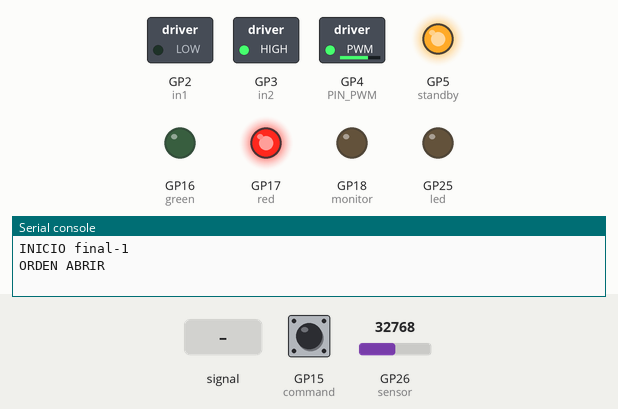
This program was run on a simulated Raspberry Pi Pico running MicroPython. Parts: switched loads named in the program (green lamp = pin HIGH), output pins drawn as LEDs (lit = HIGH), the last lines printed to the serial console. Inputs (shaded band) come from the test bench; at power-on: GP15 (command) HIGH, GP26 (sensor) = 32768 (analog values on the 0–65535 scale).

Above: at 1.2 s.
1.3 s: GP26 (sensor) fed a 2 Hz sine of ±19660 counts around its level
At 1.88 s:
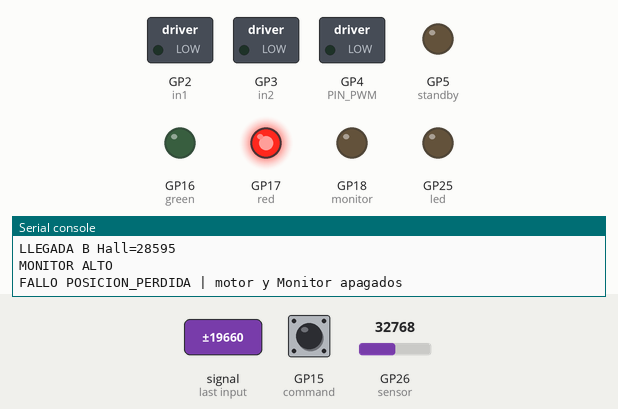
At 2.63 s:
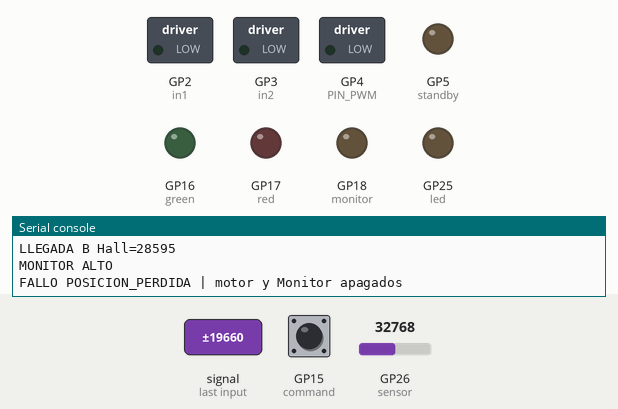
Timing chart, 0 to 34.9 s (numbered marks = the images above; inputs shaded):
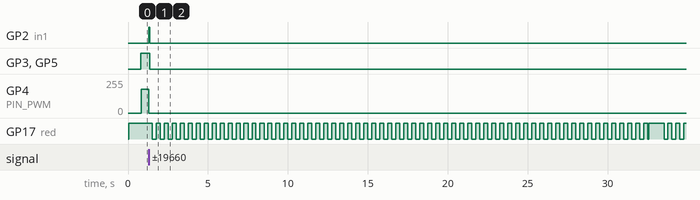

Measured:
- after the input at 1.3 s, GP2 (in1): LOW → HIGH at once, → LOW 0.05 s later; GP3 (in2), GP5 (standby): HIGH → LOW after 0.05 s instead of 2.5 s; GP4 (PIN_PWM): 178/255 → 0/255 after 0.00 s instead of 2.5 s

The program:

main.py
```python
"""Instalar como /main.py junto a la carpeta /pico_final/."""
from machine import Pin

# Pines fijos de apagado, incluso si la configuracion no puede importarse.
Pin(18, Pin.OUT, value=0)
Pin(5, Pin.OUT, value=0)
Pin('LED', Pin.OUT, value=0)

from pico_final.runtime import run

run()
```

runtime.py
```python
"""Ejecucion permanente sin archivos; recuperacion y freno no bloqueantes."""
from .controller import Controller, configuration_errors


def validate(c):
    try:
        errors = configuration_errors(c)
        for name in ('STARTUP_MS', 'SETTLE_MS', 'HALL_STABLE_MS',
                     'COMMAND_STABLE_MS', 'REVERSE_PAUSE_MS', 'RAMP_MS',
                     'BRAKE_MS', 'LOOP_MS', 'RECOVERY_WAIT_MS',
                     'RECOVERY_VALID_MS', 'FAULT_BLINK_MS', 'CONSOLE_PENDING'):
            value = getattr(c, name)
            if type(value) is not int or value <= 0:
                errors.append(name)
        if not 1 <= c.HALL_SAMPLES <= 32 or type(c.HALL_SAMPLES) is not int:
            errors.append('HALL_SAMPLES')
        if type(c.WATCHDOG_MS) is not int or not 100 <= c.WATCHDOG_MS <= 8388:
            errors.append('WATCHDOG_MS')
        if type(c.PWM_HZ) is not int or not 1000 <= c.PWM_HZ <= 100000:
            errors.append('PWM_HZ')
        if c.VM_MONITOR_ENABLED:
            errors.append('VM_NO_INSTALADO')
        # El apagado de emergencia del lanzador corresponde a este montaje.
        pins = (c.PIN_STBY, c.PIN_MONITOR, c.PIN_IN1, c.PIN_IN2, c.PIN_PWM,
                c.PIN_COMMAND, c.PIN_HALL, c.PIN_GREEN, c.PIN_RED)
        if pins != (5, 18, 2, 3, 4, 15, 26, 16, 17):
            errors.append('PINOUT_MONTAJE')
        return errors
    except (AttributeError, TypeError, ValueError) as error:
        return ['CONFIG_INCOMPLETA: ' + str(error)]


class Clock:
    """Extiende ticks_ms usando ticks_diff, incluso al cruzar su desbordamiento."""
    def __init__(self, tick, diff):
        self.previous, self.diff, self.now = tick, diff, 0

    def update(self, tick):
        self.now += self.diff(tick, self.previous)
        self.previous = tick
        return self.now


class Engine:
    def __init__(self, c, hw, watchdog_reset=False):
        self.c, self.hw = c, hw
        self.active = 0
        self.brake_since = None
        self.brake_command = None
        self.monitor_on = False
        self.signal = None
        self.last_signal = None
        self.last_state = None
        self.pending = []
        self.fault = None
        self.fault_since = None
        self.valid_since = None
        self.valid_command = None
        self.hw.stop()
        self.errors = validate(c)
        self.control = None if self.errors else Controller(c)
        self.event('INICIO ' + c.VERSION)
        if self.errors:
            self.trip('CONFIG: ' + ', '.join(self.errors), 0)
        elif watchdog_reset:
            self.trip('RESET_WATCHDOG', 0)

    def event(self, message):
        # Diagnostico de consola acotado: no escribir flash ni bloquear el motor.
        limit = self.c.CONSOLE_PENDING if not self.errors else 16
        if len(self.pending) >= limit:
            self.pending.pop(0)
        self.pending.append(message)

    def trip(self, reason, now):
        self.hw.stop()
        self.active, self.brake_since = 0, None
        self.monitor_on = False
        self.fault, self.fault_since = reason, now
        self.valid_since, self.valid_command = None, None
        if self.control:
            self.control.was_moving = False
        self.event('FALLO ' + reason + ' | motor y Monitor apagados')

    def _recover(self, now, command, valid):
        self.hw.stop()
        if self.errors or now - self.fault_since < self.c.RECOVERY_WAIT_MS:
            return
        if not valid or command not in (0, 1):
            self.valid_since, self.valid_command = None, None
            return
        if command != self.valid_command or self.valid_since is None:
            self.valid_command, self.valid_since = command, now
        elif now - self.valid_since >= self.c.RECOVERY_VALID_MS:
            self.control = Controller(self.c)
            self.fault, self.fault_since = None, None
            self.last_state = None
            self.event('RECUPERACION | orden actual ' + ('CERRAR' if command == 0 else 'ABRIR'))

    def tick(self, now, command, hall, low, high):
        c = self.c
        valid = c.HALL_MIN < low <= hall <= high < c.HALL_MAX
        if self.fault:
            self._recover(now, command, valid)
            self.hw.indicators(None, True, now, c.FAULT_BLINK_MS)
            return
        if not valid:
            self.trip('HALL_INVALIDO min=%s max=%s' % (low, high), now)
            self.hw.indicators(None, True, now, c.FAULT_BLINK_MS)
            return
        out = self.control.step(now, command, hall, None)
        self.signal = out['signal']
        if self.signal is not None and self.signal != self.last_signal:
            self.event('ORDEN ' + ('CERRAR' if self.signal == 0 else 'ABRIR'))
            self.last_signal = self.signal
        if out['fault']:
            self.trip(out['fault'], now)
            self.hw.indicators(None, True, now, c.FAULT_BLINK_MS)
            return
        direction = out['direction']
        if not out['monitor']:
            self.hw.monitor.off()  # Antes de habilitar motor o freno.
        if self.brake_since is not None:
            if command != self.brake_command or now - self.brake_since >= c.BRAKE_MS:
                self.hw.stop()
                self.brake_since = None
            direction = 0
        elif not direction:
            reached = (hall >= c.HALL_A_ENTER if self.control.target == 'A'
                       else hall <= c.HALL_B_ENTER)
            if self.active and self.signal is not None and reached:
                self.hw.brake()
                self.brake_since, self.brake_command = now, command
            else:
                self.hw.stop()
        else:
            if direction != self.active:
                self.hw.stop()
            self.hw.drive(direction, out['duty'])
        self.active = direction
        # Contabilizar solo la marcha efectivamente aplicada, no el freno.
        self.control.was_moving = bool(direction)
        monitor = bool(out['monitor'] and not direction and self.brake_since is None)
        self.hw.monitor.value(monitor)
        if monitor != self.monitor_on:
            self.event('MONITOR ' + ('BAJO / ABIERTO' if monitor else 'ALTO'))
        self.monitor_on = monitor
        if out['state'] == 'DETENIDO' and self.last_state != 'DETENIDO':
            self.event('LLEGADA ' + self.control.target + ' Hall=' + str(hall))
        self.last_state = out['state']
        self.hw.indicators(self.signal, False, now, c.FAULT_BLINK_MS)

    def flush_console(self, emit):
        # Una linea por ciclo y SOLO con el puente apagado, tampoco durante freno.
        if not self.active and self.brake_since is None and self.pending:
            emit(self.pending.pop(0))


def run(c=None, machine_module=None, time_module=None, hardware_factory=None,
        emit=print):
    if c is None:
        from . import config as c
    if machine_module is None:
        import machine as machine_module
    if time_module is None:
        import time as time_module
    # Apagar antes de validar config o inicializar el resto del hardware.
    pin = machine_module.Pin
    pin(18, pin.OUT, value=0)
    pin(5, pin.OUT, value=0)
    pin('LED', pin.OUT, value=0)
    errors = validate(c)
    if errors:
        emit('CONFIG BLOQUEADA: ' + ', '.join(errors))
        red = pin(17, pin.OUT, value=0)
        watchdog = machine_module.WDT(timeout=1000)
        while True:
            pin(18, pin.OUT, value=0)
            pin(5, pin.OUT, value=0)
            red.value((time_module.ticks_ms() // 250) % 2)
            watchdog.feed()
            time_module.sleep_ms(50)
    if hardware_factory is None:
        from .hardware import Hardware as hardware_factory
    hw = hardware_factory(c)
    watchdog = machine_module.WDT(timeout=c.WATCHDOG_MS)
    clock = Clock(time_module.ticks_ms(), time_module.ticks_diff)
    engine = Engine(c, hw, machine_module.reset_cause() == machine_module.WDT_RESET)
    cancelled = False
    try:
        while True:
            try:
                now = clock.update(time_module.ticks_ms())
                if cancelled:
                    hw.stop()
                    hw.indicators(None, True, now, c.FAULT_BLINK_MS)
                else:
                    try:
                        engine.tick(now, *hw.read(c.HALL_SAMPLES))
                        watchdog.feed()
                        engine.flush_console(emit)
                    except Exception as error:
                        engine.trip('EXCEPCION ' + str(error)[:160], now)
                watchdog.feed()
                time_module.sleep_ms(c.LOOP_MS)
            except KeyboardInterrupt:
                hw.stop()
                if cancelled:
                    raise  # Segundo Ctrl+C permite acceso REPL; WDT sigue activo.
                cancelled = True  # Primero cancela incluso durante sleep_ms.
                engine.pending = []
                emit('CANCELADO | salidas apagadas; reiniciar para volver a controlar')
    finally:
        hw.stop()
```

controller.py
```python
"""Maquina de estados sin dependencias de hardware; tiempo monotono en ms."""


class Stable:
    def __init__(self, delay):
        self.delay = delay
        self.candidate = None
        self.since = 0

    def update(self, value, now):
        if value != self.candidate:
            self.candidate, self.since = value, now
        return value if now - self.since >= self.delay else None


def configuration_errors(c):
    errors = []
    if c.OPEN_END not in ('A', 'B'):
        errors.append('OPEN_END')
    if c.A_DIRECTION not in (-1, 1):
        errors.append('A_DIRECTION')
    if not isinstance(c.MOTION_TIMEOUT_MS, int) or not 50 <= c.MOTION_TIMEOUT_MS <= 10000:
        errors.append('MOTION_TIMEOUT_MS')
    if not (c.HALL_MIN < c.HALL_B_ENTER < c.HALL_B_EXIT < c.HALL_A_EXIT < c.HALL_A_ENTER < c.HALL_MAX):
        errors.append('HALL_THRESHOLDS')
    if not 0 < c.PWM_START <= c.PWM_RUN <= 1:
        errors.append('PWM')
    return errors


class Controller:
    def __init__(self, cfg):
        self.c = cfg
        self.errors = configuration_errors(cfg)
        self.state = 'INICIO'
        self.fault = None
        self.target = None
        self.position = 'MID'
        self.hall_filter = Stable(cfg.HALL_STABLE_MS)
        self.command_filter = Stable(cfg.COMMAND_STABLE_MS)
        self.ready_since = None
        self.wait_since = 0
        self.move_since = 0
        self.motion_budget = 0
        self.last_now = 0
        self.was_moving = False
        self.settle_since = 0

    def fail(self, reason):
        self.fault = reason
        self.state = 'FALLO'

    def _hall(self, value):
        c = self.c
        if self.position == 'A' and value > c.HALL_A_EXIT:
            return 'A'
        if self.position == 'B' and value < c.HALL_B_EXIT:
            return 'B'
        if value >= c.HALL_A_ENTER:
            return 'A'
        if value <= c.HALL_B_ENTER:
            return 'B'
        return 'MID'

    def step(self, now, command, hall, vm):
        c = self.c
        dt = max(0, now - self.last_now)
        self.last_now = now
        if self.was_moving:
            self.motion_budget += dt
        self.was_moving = False
        signal = self.command_filter.update(command, now)
        hall_valid = c.HALL_MIN < hall < c.HALL_MAX
        self.position = self._hall(hall) if hall_valid else 'INVALID'
        position = self.hall_filter.update(self.position, now)
        out = {'state': self.state, 'direction': 0, 'duty': 0.0,
               'monitor': False, 'signal': signal, 'position': position, 'fault': self.fault}
        if not c.DRIVE_ENABLED:
            self.state = 'DIAGNOSTICO'
        elif self.errors:
            self.fail('CONFIG: ' + ', '.join(self.errors))
        elif not self.fault:
            if not hall_valid:
                self.fail('HALL_INVALIDO')
            elif getattr(c, 'VM_MONITOR_ENABLED', True) and (vm is None or not c.VM_MIN <= vm <= c.VM_MAX):
                if self.ready_since is not None and self.state != 'INICIO':
                    self.fail('ALIMENTACION')
                self.ready_since = None
            else:
                if self.ready_since is None:
                    self.ready_since = now
                if now - self.ready_since >= c.STARTUP_MS and signal is not None and position is not None:
                    destination = c.OPEN_END if signal == 1 else ('B' if c.OPEN_END == 'A' else 'A')
                    if destination != self.target:
                        self.target = destination
                        self.motion_budget = 0  # Nueva orden confirmada, presupuesto nuevo.
                        self.wait_since = now
                        self.state = 'PAUSA'
                    if position == destination:
                        if self.state not in ('ASENTANDO', 'DETENIDO') or self.settle_since is None:
                            self.settle_since = now
                            self.state = 'ASENTANDO'
                        if now - self.settle_since >= c.SETTLE_MS:
                            self.state = 'DETENIDO'
                            self.motion_budget = 0
                        out['monitor'] = bool(c.MONITOR_ENABLED and self.state == 'DETENIDO'
                                              and position == c.OPEN_END and signal == 1)
                    elif self.state in ('ASENTANDO', 'DETENIDO'):
                        self.fail('POSICION_PERDIDA')
                    elif self.motion_budget >= c.MOTION_TIMEOUT_MS:
                        self.fail('TIMEOUT')
                    elif now - self.wait_since >= c.REVERSE_PAUSE_MS:
                        if self.state != 'MOVIENDO':
                            self.move_since = now
                        self.state = 'MOVIENDO'
                        ramp = min(1.0, (now - self.move_since) / max(1, c.RAMP_MS))
                        out['direction'] = c.A_DIRECTION if destination == 'A' else -c.A_DIRECTION
                        out['duty'] = c.PWM_START + (c.PWM_RUN - c.PWM_START) * ramp
                        self.was_moving = True
                elif self.state == 'MOVIENDO':
                    self.state = 'PAUSA'
                    self.wait_since = now
                elif self.state in ('ASENTANDO', 'DETENIDO'):
                    # Ruido de comando/Hall invalida el asentamiento anterior.
                    # Reiniciar el intervalo cuando AMBAS lecturas sean estables.
                    self.state = 'ASENTANDO'
                    self.settle_since = None
        if self.fault:
            out['direction'], out['duty'], out['monitor'] = 0, 0.0, False
            self.was_moving = False
        out['state'], out['fault'] = self.state, self.fault
        return out
```

hardware.py
```python
"""TB6612, Hall y Monitor. Sin menus, archivos ni LED integrado de actividad."""
from machine import Pin, PWM, ADC


class Hardware:
    def __init__(self, c):
        self.standby = Pin(c.PIN_STBY, Pin.OUT, value=0)
        self.monitor = Pin(c.PIN_MONITOR, Pin.OUT, value=0)
        self.led = Pin('LED', Pin.OUT, value=0)
        self.in1 = Pin(c.PIN_IN1, Pin.OUT, value=0)
        self.in2 = Pin(c.PIN_IN2, Pin.OUT, value=0)
        self.pwm = PWM(Pin(c.PIN_PWM))
        self.pwm.duty_u16(0)
        self.pwm.freq(c.PWM_HZ)
        self.command = Pin(c.PIN_COMMAND, Pin.IN, Pin.PULL_UP)
        self.command.irq(handler=None)  # Retirar tambien un IRQ de pruebas previas.
        self.sensor = ADC(c.PIN_HALL)
        self.green = Pin(c.PIN_GREEN, Pin.OUT, value=0)
        self.red = Pin(c.PIN_RED, Pin.OUT, value=0)

    def stop(self):
        self.monitor.off()
        self.standby.off()
        self.pwm.duty_u16(0)
        self.in1.off()
        self.in2.off()

    def drive(self, direction, duty):
        self.monitor.off()
        self.in1.value(direction == 1)
        self.in2.value(direction == -1)
        self.pwm.duty_u16(int(duty * 65535))
        self.standby.on()

    def brake(self):
        self.stop()
        self.in1.on()
        self.in2.on()
        self.standby.on()  # IN1=IN2=1, PWM=0: freno corto en ambos puentes.

    def read(self, count):
        total, low, high = 0, 65535, 0
        for _ in range(count):
            value = self.sensor.read_u16()
            total += value
            low, high = min(low, value), max(high, value)
        return self.command.value(), total // count, low, high

    def indicators(self, signal, fault, now, blink_ms):
        self.green.value(not fault and signal == 0)
        self.red.value((now // blink_ms) % 2 if fault else signal == 1)
```

Source omitted: config.py (7458 bytes)
